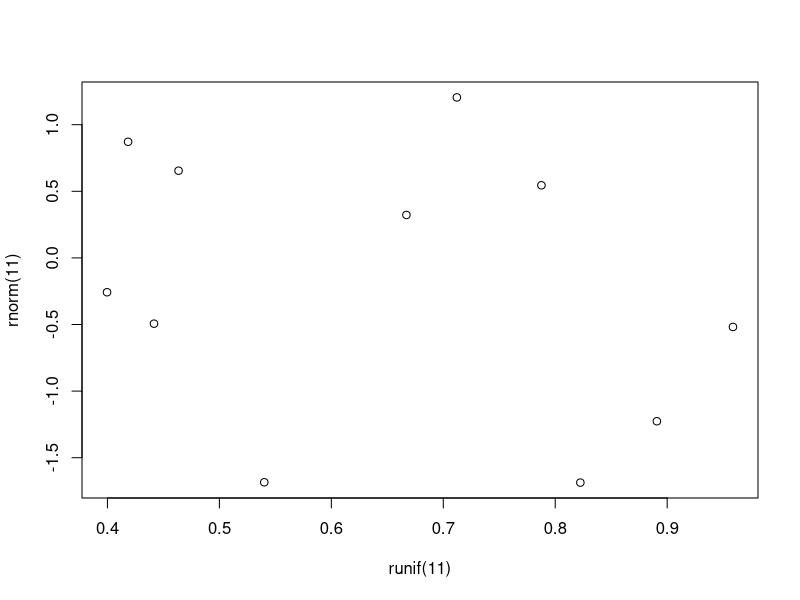

Recreate this plot in R.
## ---- chunk 1
1 + 2
## ---- chunk 2
#| echo: false
3 * 8
## ---- chunk 3
plot(runif(11), rnorm(11))
